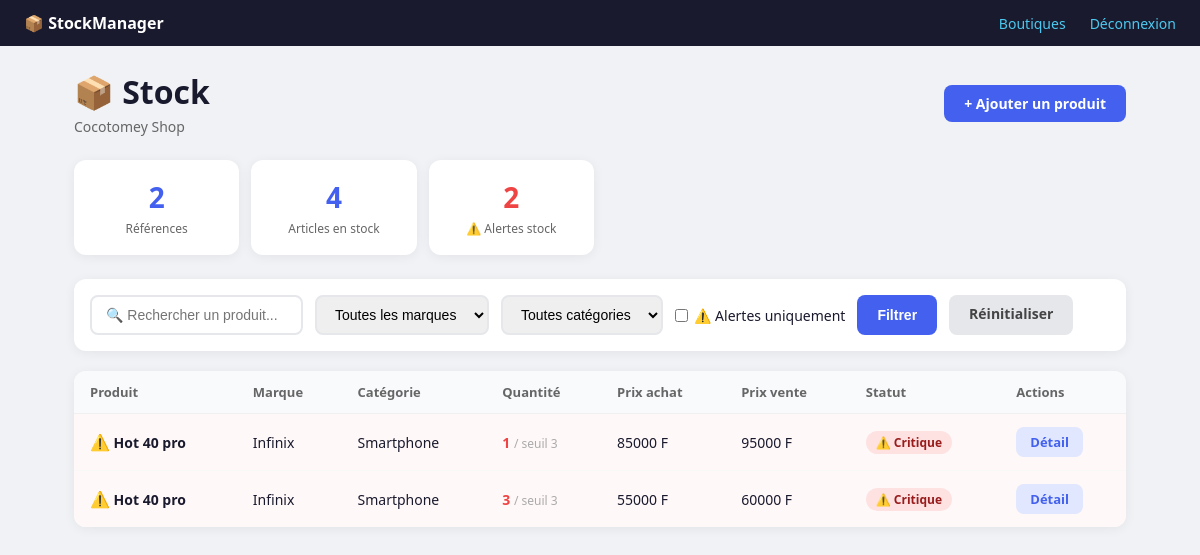
The page /stock/ (signed in) on the database its author committed.
### stock/models.py (models this page shows, shortened)
class Boutique(models.Model):
    nom = models.CharField(max_length=100)
    adresse = models.CharField(max_length=255, blank=True)
    telephone = models.CharField(max_length=20, blank=True)
    proprietaire = models.ForeignKey(
        User,
        on_delete=models.CASCADE,
        related_name='boutiques'
    )
    date_creation = models.DateTimeField(auto_now_add=True)
    est_active = models.BooleanField(default=True)
    class Meta:
        verbose_name = "Boutique"
        ordering = ['nom']

class StockBoutique(models.Model):
    produit = models.ForeignKey(Produit, on_delete=models.CASCADE, related_name='stocks')
    boutique = models.ForeignKey(Boutique, on_delete=models.CASCADE, related_name='stocks')
    quantite = models.PositiveIntegerField(default=0)
    prix_achat = models.DecimalField(
        max_digits=10, decimal_places=0,
        validators=[MinValueValidator(0)],
        help_text="Prix d'achat moyen en FCFA"
    )
    prix_vente_suggere = models.DecimalField(
        max_digits=10, decimal_places=0,
        validators=[MinValueValidator(0)],
        help_text="Prix conseillé au vendeur"
    )
    date_dernier_arrivage = models.DateField(null=True, blank=True)
    class Meta:
        unique_together = ('produit', 'boutique')
        verbose_name = "Stock Boutique"
    @property
    def est_sous_seuil(self):
        return self.quantite <= self.produit.seuil_alerte

class Produit(models.Model):
    TYPE_CHOICES = [
        ('smartphone', 'Smartphone'),
        ('accessoire', 'Accessoire'),
        ('tablette', 'Tablette'),
        ('autre', 'Autre'),
    ]
    nom = models.CharField(max_length=200)
    marque = models.ForeignKey(Marque, on_delete=models.PROTECT, related_name='produits')
    categorie = models.ForeignKey(Categorie, on_delete=models.PROTECT, related_name='produits')
    type_produit = models.CharField(max_length=20, choices=TYPE_CHOICES, default='smartphone')
    description = models.TextField(blank=True)
    image = models.ImageField(upload_to='produits/', blank=True, null=True)
    seuil_alerte = models.PositiveIntegerField(
        default=3,
        help_text="Alerte si le stock tombe en dessous de ce seuil"
    )
    class Meta:
        verbose_name = "Produit"
        ordering = ['marque__nom', 'nom']

class Marque(models.Model):
    nom = models.CharField(max_length=50, unique=True)
    logo = models.ImageField(upload_to='marques/', blank=True, null=True)
    def __str__(self):
        return self.nom

class Categorie(models.Model):
    nom = models.CharField(max_length=50, unique=True)
    def __str__(self):
        return self.nom

### stock/views.py (the view)
# urls.py: path('stock/', views.stock_liste, name='stock_liste'),
@login_required
@employe_sa_boutique
def stock_liste(request):
    boutique = get_boutique_active(request)
    if not boutique:
        return redirect('choisir_boutique')
    stocks = StockBoutique.objects.filter(
        boutique=boutique
    ).select_related('produit', 'produit__marque', 'produit__categorie')
    q = request.GET.get('q', '')
    marque_id = request.GET.get('marque', '')
    categorie_id = request.GET.get('categorie', '')
    alerte_only = request.GET.get('alerte', '')
    if q:
        stocks = stocks.filter(produit__nom__icontains=q)
    if marque_id:
        stocks = stocks.filter(produit__marque_id=marque_id)
    if categorie_id:
        stocks = stocks.filter(produit__categorie_id=categorie_id)
    if alerte_only:
        stocks = [s for s in stocks if s.est_sous_seuil]
    tous_stocks = StockBoutique.objects.filter(boutique=boutique)
    total_produits = tous_stocks.count()
    total_articles = tous_stocks.aggregate(t=Sum('quantite'))['t'] or 0
    nb_alertes = sum(1 for s in tous_stocks if s.est_sous_seuil)
    marques = Marque.objects.all()
    categories = Categorie.objects.all()
    return render(request, 'stock/stock_liste.html', {
        'stocks': stocks,
        'boutique': boutique,
        'marques': marques,
        'categories': categories,
        'total_produits': total_produits,
        'total_articles': total_articles,
        'nb_alertes': nb_alertes,
        'q': q,
        'marque_id': marque_id,
        'categorie_id': categorie_id,
        'alerte_only': alerte_only,
    })

### stock/models.py (called while the page is built)
    @property
    def est_proprietaire(self):
        return self.role == 'proprietaire'

### stock/views.py (called while the page is built)
def employe_sa_boutique(view_func):
    @wraps(view_func)
    def wrapper(request, *args, **kwargs):
        try:
            profil = request.user.profil
        except Exception:
            return redirect('connexion')
        if not profil.est_proprietaire and not profil.boutique:
            messages.error(request, "Aucune boutique ne vous est assignée. Contactez votre responsable.")
            return redirect('connexion')
        return view_func(request, *args, **kwargs)
    return wrapper

def get_boutique_active(request):
    from .models import Boutique
    boutique_id = request.session.get('boutique_active_id')
    if not boutique_id:
        return None
    return Boutique.objects.filter(id=boutique_id).first()

### stock/templates/stock/stock_liste.html (shortened to what this page needs)
{% extends 'stock/base.html' %}
{% block content %}
<div class="page-header">
    <div>
        <h1>📦 Stock</h1>
        <p style="color:#666; font-size:14px; margin-top:4px">{{ boutique.nom }}</p>
    </div>
    <a href="{% url 'stock_ajouter' %}" class="btn btn-primary">+ Ajouter un produit</a>
</div>
<div class="stats-bar">
    <div class="stat-card">
        <div class="val">{{ total_produits }}</div>
        <div class="lbl">Références</div>
    </div>
    <div class="stat-card">
        <div class="val">{{ total_articles }}</div>
        <div class="lbl">Articles en stock</div>
    </div>
    <div class="stat-card">
        <div class="val alerte">{{ nb_alertes }}</div>
        <div class="lbl">⚠️ Alertes stock</div>
    </div>
</div>
<form method="get" class="filtres">
    <input type="text" name="q" value="{{ q }}" placeholder="🔍 Rechercher un produit...">
    <select name="marque">
        <option value="">Toutes les marques</option>
    </select>
    <select name="categorie">
        <option value="">Toutes catégories</option>
    </select>
    <label style="display:flex; align-items:center; gap:6px; font-size:14px; cursor:pointer;">
        <input type="checkbox" name="alerte" value="1" {% if alerte_only %}checked{% endif %}> ⚠️ Alertes uniquement
    </label>
    <button type="submit" class="btn btn-primary">Filtrer</button>
    <a href="{% url 'stock_liste' %}" class="btn" style="background:#e5e7eb; color:#444;">Réinitialiser</a>
</form>
{% if stocks %}
<table>
    <thead>
        <tr>
            <th>Produit</th>
            <th>Marque</th>
            <th>Catégorie</th>
            <th>Quantité</th>
            <th>Prix achat</th>
            <th>Prix vente</th>
            <th>Statut</th>
            <th>Actions</th>
        </tr>
    </thead>
    <tbody>
        {% for stock in stocks %}
        <tr {% if stock.est_sous_seuil %}class="row-alerte"{% endif %}>
            <td>
                {% if stock.est_sous_seuil %}<span class="alerte-icon">⚠️</span> {% endif %}
                <strong>{{ stock.produit.nom }}</strong>
            </td>
            <td>{{ stock.produit.marque }}</td>
            <td>{{ stock.produit.categorie }}</td>
            <td>
                <strong {% if stock.est_sous_seuil %}style="color:#ef4444"{% endif %}>
                    {{ stock.quantite }}
                </strong>
                <span style="color:#aaa; font-size:12px">/ seuil {{ stock.produit.seuil_alerte }}</span>
            </td>
            <td>{{ stock.prix_achat|floatformat:0 }} F</td>
            <td>{{ stock.prix_vente_suggere|floatformat:0 }} F</td>
            <td>
                {% if stock.est_sous_seuil %}
                    <span class="badge badge-alerte">⚠️ Critique</span>
                {% elif stock.quantite == 0 %}
                    <span class="badge" style="background:#f3f4f6;color:#6b7280">Épuisé</span>
                {% else %}
                    <span class="badge badge-ok">✓ Disponible</span>
                {% endif %}
            </td>
            <td>
                <a href="{% url 'stock_detail' stock.pk %}" class="btn btn-sm" style="background:#e0e7ff;color:#4361ee">Détail</a>
            </td>
        </tr>
        {% endfor %}
    </tbody>
</table>
{% endif %}
{% endblock %}

### stock/templates/stock/base.html (style rules this page uses)
* { box-sizing: border-box; margin: 0; padding: 0; }
body { font-family: 'Segoe UI', sans-serif; background: #f0f2f5; color: #1a1a2e; }

### stock/templates/stock/stock_liste.html (style rules this page uses)
.page-header { display:flex; justify-content:space-between; align-items:center; margin-bottom:24px; flex-wrap:wrap; gap:12px; }
.stats-bar { display:grid; grid-template-columns:repeat(auto-fill,minmax(160px,1fr)); gap:12px; margin-bottom:24px; }
.stat-card { background:white; border-radius:12px; padding:18px; text-align:center; box-shadow:0 2px 12px rgba(0,0,0,.06); }
.stat-card .val { font-size:28px; font-weight:700; color:#4361ee; }
.stat-card .val.alerte { color:#ef4444; }
.stat-card .lbl { font-size:12px; color:#666; margin-top:4px; }
.filtres { background:white; border-radius:12px; padding:16px; margin-bottom:20px; display:flex; gap:12px; flex-wrap:wrap; box-shadow:0 2px 12px rgba(0,0,0,.06); }
.filtres input, .filtres select { padding:9px 14px; border:2px solid #e5e7eb; border-radius:8px; font-size:14px; }
.btn { padding:9px 20px; border:none; border-radius:8px; font-size:14px; cursor:pointer; font-weight:600; text-decoration:none; display:inline-block; }
.btn-primary { background:#4361ee; color:white; }
.btn-sm { padding:6px 14px; font-size:13px; }
table { width:100%; border-collapse:collapse; background:white; border-radius:12px; overflow:hidden; box-shadow:0 2px 12px rgba(0,0,0,.06); }
th { background:#f8fafc; padding:12px 16px; text-align:left; font-size:13px; color:#666; font-weight:600; border-bottom:1px solid #f0f0f0; }
td { padding:13px 16px; border-bottom:1px solid #f8f8f8; font-size:14px; vertical-align:middle; }
tr:last-child td { border-bottom:none; }
.badge { display:inline-block; padding:3px 10px; border-radius:20px; font-size:12px; font-weight:600; }
.badge-alerte { background:#fee2e2; color:#991b1b; }
.row-alerte td { background:#fff8f8 !important; }
.alerte-icon { color:#ef4444; font-size:16px; }

### rows shown on the page
Boutique: nom "Cocotomey Shop"
StockBoutique: produit.nom "Hot 40 pro", produit.marque "Infinix", produit.categorie "Smartphone", quantite "1", produit.seuil_alerte "3", prix_achat "85000", prix_vente_suggere "95000", shows "⚠️ Critique"
StockBoutique: produit.nom "Hot 40 pro", produit.marque "Infinix", produit.categorie "Smartphone", quantite "3", produit.seuil_alerte "3", prix_achat "55000", prix_vente_suggere "60000", shows "⚠️ Critique"

### other values the page prints
{{ total_produits }} "2"
{{ total_articles }} "4"
{{ nb_alertes }} "2"
